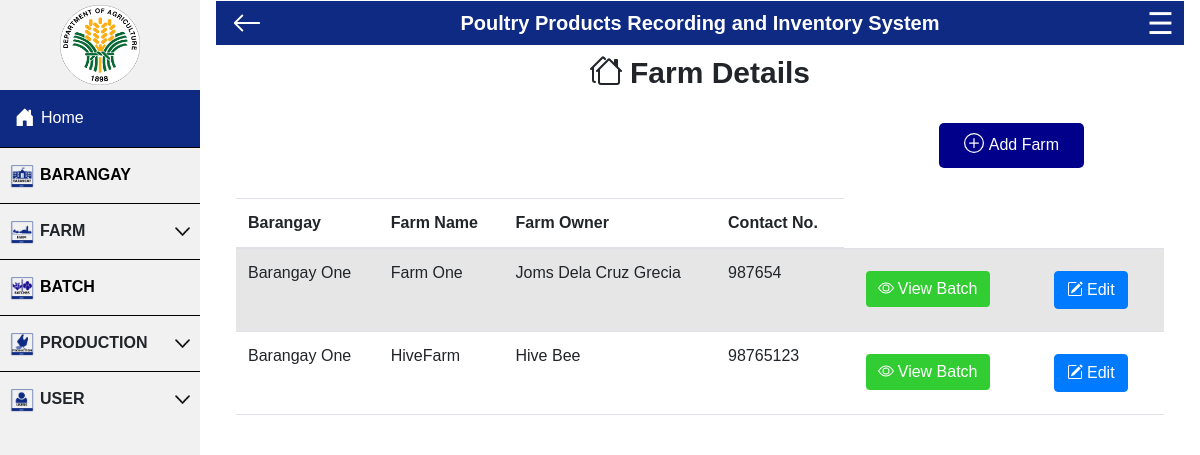
The page /project/view-farmx.php?baranggayID=1 (signed in) on the database its author committed.
### tables this page shows
CREATE TABLE `farm` (
  `farmID` int(21) NOT NULL,
  `baranggayID` int(21) NOT NULL,
  `farmname` varchar(21) NOT NULL,
  `farm_size` int(21) NOT NULL,
  `no_farmers` int(21) NOT NULL,
  `farmowner` varchar(21) NOT NULL,
  `address` varchar(21) DEFAULT NULL,
  `exp` int(21) NOT NULL,
  `contactno` int(21) NOT NULL,
  `lat` decimal(10,8) NOT NULL,
  `lng` decimal(11,8) NOT NULL
);

CREATE TABLE `baranggay` (
  `baranggayID` int(21) NOT NULL,
  `baranggay` varchar(21) NOT NULL
);

### project/view-farmx.php (the view, shortened to what this page needs)
<?php include ("header.php");  ?>
<div class="wrapper">
    <section class="view-user">
        <h2>Farm Details</h2>
    </section>
    <section class="view">
        <?php
$baranggayID = $_GET["baranggayID"];
$query = "SELECT baranggay.baranggay, farm.farmname, farm.farmowner,
 farm.contactno, farm.farmID, baranggay.baranggayID
 FROM baranggay INNER JOIN farm ON baranggay.baranggayID = farm.baranggayID where baranggay.baranggayID = $baranggayID order by baranggay.baranggay ASC";
if ($result = $conn->query($query)){
		echo "<table class='table table-striped'>
			<thead>
			<tr>
				<th scope='col' hidden id='count'>Farm ID</th>
				<th scope='col' id='farm-name'>Barangay</th>
				<th scope='col' id='farm-name'>Farm Name</th>
				<th scope='col' id='owner'>Farm Owner</th>
				<th scope='col' id='cntct'>Contact No.</th>
			</tr>
			</thead>";
		}
        while ($row = $result->fetch_assoc()) {
        	echo"<tr>";
				echo "<td id=' farmname '>" .$row['baranggay']. "</td>";
            	echo "<td id=' farmname '>" .$row['farmname']. "</td>";
            	echo "<td id=' owner '>" .$row['farmowner']. "</td>";
            	echo "<td id=' cntct '>" .$row['contactno']. "</td>";
                    echo'<td>
                    <div class="viewbatch-button">
                    <button type="button" class="btn btn-primary" data-bs-toggle="modal" data-bs-target="#editModal" >
                    <a href="view-batchesx.php?farmID='.$row['farmID'].'"> <svg xmlns="http://www.w3.org/2000/svg" width="20" height="20" fill="currentColor" class="bi bi-eye" viewBox="0 0 20 20">
                    <path d="M16 8s-3-5.5-8-5.5S0 8 0 8s3 5.5 8 5.5S16 8 16 8zM1.173 8a13.133 13.133 0 0 1 1.66-2.043C4.12 4.668 5.88 3.5 8 3.5c2.12 0 3.879 1.168 5.168 2.457A13.133 13.133 0 0 1 14.828 8c-.058.087-.122.183-.195.288-.335.48-.83 1.12-1.465 1.755C11.879 11.332 10.119 12.5 8 12.5c-2.12 0-3.879-1.168-5.168-2.457A13.134 13.134 0 0 1 1.172 8z"/>
                    <path d="M8 5.5a2.5 2.5 0 1 0 0 5 2.5 2.5 0 0 0 0-5zM4.5 8a3.5 3.5 0 1 1 7 0 3.5 3.5 0 0 1-7 0z"/>
                  </svg>View Batch </a>
                 </button>
                 </div>
                    </td>';
                    echo '<td >
                    <button type="button" class="btn btn-primary" data-bs-toggle="modal" data-bs-target="#editfarm'.$row['farmID'].'">
                    <svg xmlns="http://www.w3.org/2000/svg" width="20" height="20" fill="currentColor" class="bi bi-pencil-square" viewBox="0 0 20 20">
                </svg>Edit
                </button>
                <div class="modal fade" id="editfarm'.$row['farmID'].'" data-bs-backdrop="static" data-bs-keyboard="false" tabindex="-1" aria-labelledby="staticBackdropLabel" aria-hidden="true">
                    <input type="text" class="form-control" id="floatingInput" readonly hidden value= "'.$baranggayID. '" placeholder="name" name="farmID" required="true">
                                    <input type="text" class="form-control" id="floatingInput" readonly hidden value= "'.$row['farmID']. '" placeholder="name" name="farmID"  required="true">
                                    <input type="text" pattern="[a-zA-Z0-9\s]+" class="form-control" id="floatingInput" value= "'.$row['farmname']. '" placeholder="name" name="farmname" required="true">
                                    <input type="text" pattern="[a-zA-Z0-9\s.]+" class="form-control" id="floatingInput" value= "'.$row['farmowner']. '"placeholder="name" name="farmowner" required="true">
                                    <input type="text" class="form-control" id="floatingInput" value="'.$row['contactno']. '" placeholder="name" name="contactno" required="true">
                </div>
            </td>';
			echo"</tr>";
		}
?>
    </section>
    <div class="add">
        <div class="add-user-page">
            <a href="add-farm.php">Add Farm</a>
        </div>
    </div>
</div>
</body>
</html>

### project/header.php (style rules this page uses)
body { margin: 0; font-family: helvetica; }
button { margin: 10px; border: none; color: white; font-size: 15px; font-weight: bolder; background-color: #0e2a83; border-radius: 20px; cursor: pointer; }
html { scroll-behavior:smooth !important; }

### project/view-farmx.php (style rules this page uses)
.wrapper { margin-top: 10px; }
.view { padding: 10px; margin: 10px; }
.view-user { display: flex; margin-top: 10px; justify-content: center; }
.view-user h2 { font-size: 30px; font-weight: bold; }
.add { display: flex; justify-content: flex-end; }
.add-user-page { background-color: darkblue; padding: 10px 25px 10px 25px; margin-bottom: 30px; margin-right: 80px; border-radius: 5px; }
.add-user-page a { text-decoration: none; color: white; }
tr td button a { text-decoration: none; color: white; }
.viewbatch-button button { background-color: limegreen; border: none; }
a { text-decoration: none !important; }

### rows shown on the page
farm: baranggayID.baranggay "Barangay One", farmname "Farm One", farmowner "Joms Dela Cruz Grecia", contactno "987654"
farm: baranggayID.baranggay "Barangay One", farmname "HiveFarm", farmowner "Hive Bee", contactno "98765123"
